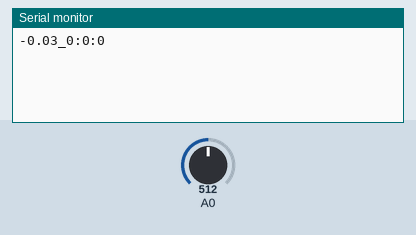
Bench run of a sketch on a simulated Arduino Uno, built with avr-gcc and run on an emulated ATmega328P. Parts: the last lines printed to the serial monitor. Inputs (shaded band) come from the test bench; at power-on: A0 = 512.

Above: at 1.2 s.
1.3 s: A0 set to 716
At 2.3 s:
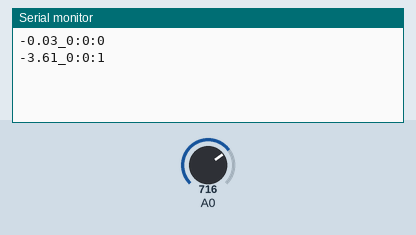
2.8 s: A0 set to 900
At 3.7 s:
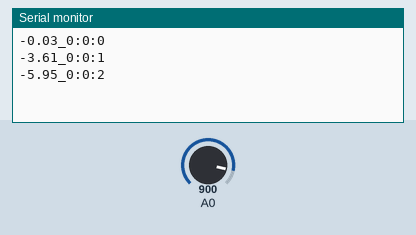
Timing chart, 0 to 5.8 s (numbered marks = the images above; inputs shaded):
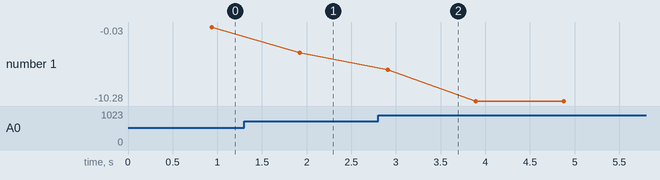

The sketch:

arduino.ino
```cpp
#include <RTClib.h>
#include <Wire.h>

float BIAS=510.7;
uint32_t step;
DateTime dt(0,1,1,0,0,0);

void setup() {
  Serial.begin(9600);
  step = 0;
  int AcsValue=0;
  long Samples=0;
  //dt = F(__TIME__);
  }

DateTime addMilliseconds() {
  uint32_t msBegin = millis();
  uint32_t ms = msBegin - step; // Calcul du temps écoulé depuis l'heure de référence
  uint32_t sec = ms / 1000;
  dt = dt+ TimeSpan(0, 0, 0, sec);
  step = step + sec*1000;
}

void loop() {
  unsigned int x=0;
  float AvgAcs=0.0,AcsValueF=0.0;
  int AcsValue=0;
  long Samples=0;

  for (int x = 0; x < 300; x++){
    AcsValue = analogRead(A0);
    Samples += AcsValue;
    delay (3);
  }
  AvgAcs=Samples/300.0;

  AcsValueF = -((AvgAcs - BIAS)*(5.0/1024.0))/0.185;
  addMilliseconds();

  Serial.print(AcsValueF);
  Serial.print("_");
  Serial.print(dt.hour(), DEC);
  Serial.print(":");
  Serial.print(dt.minute(), DEC);
  Serial.print(":");
  Serial.println(dt.second(), DEC);
  delay(50);
}
```

Measured:
- after the input at 1.3 s, the serial monitor: prints a new line after 0.62 s (image 1)
- after the input at 2.8 s, the serial monitor: prints a new line after 0.11 s (image 2)
- plotted number 1: -0.03 → -3.61 after the input at 1.3 s, -3.61 → -10.28 after the input at 2.8 s
